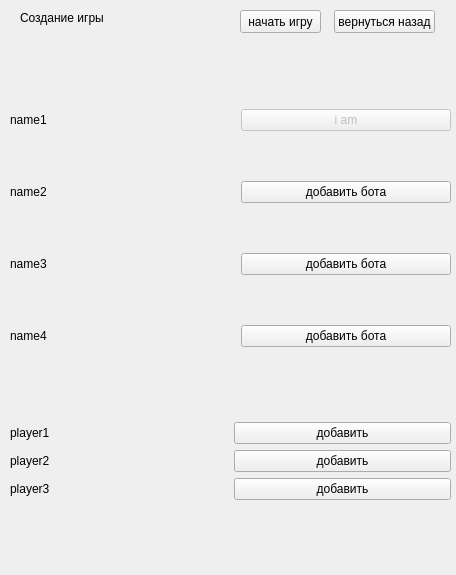
<?xml version="1.0" encoding="UTF-8"?>
<ui version="4.0">
 <class>Form</class>
 <widget class="QWidget" name="Form">
  <property name="geometry">
   <rect>
    <x>0</x>
    <y>0</y>
    <width>456</width>
    <height>575</height>
   </rect>
  </property>
  <property name="windowTitle">
   <string>Form</string>
  </property>
  <widget class="QWidget" name="gridLayoutWidget">
   <property name="geometry">
    <rect>
     <x>10</x>
     <y>40</y>
     <width>441</width>
     <height>531</height>
    </rect>
   </property>
   <layout class="QGridLayout" name="gridLayout">
    <item row="0" column="1">
     <layout class="QGridLayout" name="gridLayout_3">
      <property name="horizontalSpacing">
       <number>20</number>
      </property>
      <property name="verticalSpacing">
       <number>50</number>
      </property>
      <item row="0" column="1">
       <widget class="QPushButton" name="pushButton_3">
        <property name="enabled">
         <bool>false</bool>
        </property>
        <property name="text">
         <string>i am</string>
        </property>
       </widget>
      </item>
      <item row="1" column="0">
       <widget class="QLabel" name="label_2">
        <property name="text">
         <string>name2</string>
        </property>
       </widget>
      </item>
      <item row="0" column="0">
       <widget class="QLabel" name="label_3">
        <property name="mouseTracking">
         <bool>false</bool>
        </property>
        <property name="layoutDirection">
         <enum>Qt::LeftToRight</enum>
        </property>
        <property name="text">
         <string>name1</string>
        </property>
       </widget>
      </item>
      <item row="3" column="0">
       <widget class="QLabel" name="label_5">
        <property name="text">
         <string>name4</string>
        </property>
       </widget>
      </item>
      <item row="2" column="0">
       <widget class="QLabel" name="label_4">
        <property name="text">
         <string>name3</string>
        </property>
       </widget>
      </item>
      <item row="1" column="1">
       <widget class="QPushButton" name="pushButton_4">
        <property name="text">
         <string>добавить бота</string>
        </property>
       </widget>
      </item>
      <item row="3" column="1">
       <widget class="QPushButton" name="pushButton_6">
        <property name="text">
         <string>добавить бота</string>
        </property>
       </widget>
      </item>
      <item row="2" column="1">
       <widget class="QPushButton" name="pushButton_5">
        <property name="text">
         <string>добавить бота</string>
        </property>
       </widget>
      </item>
     </layout>
    </item>
    <item row="1" column="1">
     <layout class="QGridLayout" name="gridLayout_5">
      <item row="0" column="0">
       <widget class="QLabel" name="label_7">
        <property name="text">
         <string>player1</string>
        </property>
       </widget>
      </item>
      <item row="1" column="0">
       <widget class="QLabel" name="label_8">
        <property name="text">
         <string>player2</string>
        </property>
       </widget>
      </item>
      <item row="2" column="0">
       <widget class="QLabel" name="label_6">
        <property name="text">
         <string>player3</string>
        </property>
       </widget>
      </item>
      <item row="0" column="1">
       <widget class="QPushButton" name="pushButton_7">
        <property name="text">
         <string>добавить</string>
        </property>
       </widget>
      </item>
      <item row="1" column="1">
       <widget class="QPushButton" name="pushButton_8">
        <property name="text">
         <string>добавить</string>
        </property>
       </widget>
      </item>
      <item row="2" column="1">
       <widget class="QPushButton" name="pushButton_9">
        <property name="text">
         <string>добавить</string>
        </property>
       </widget>
      </item>
     </layout>
    </item>
   </layout>
  </widget>
  <widget class="QLabel" name="label">
   <property name="geometry">
    <rect>
     <x>20</x>
     <y>10</y>
     <width>171</width>
     <height>16</height>
    </rect>
   </property>
   <property name="text">
    <string>Создание игры</string>
   </property>
  </widget>
  <widget class="QPushButton" name="pushButton">
   <property name="geometry">
    <rect>
     <x>240</x>
     <y>10</y>
     <width>81</width>
     <height>23</height>
    </rect>
   </property>
   <property name="text">
    <string>начать игру</string>
   </property>
  </widget>
  <widget class="QPushButton" name="pushButton_2">
   <property name="geometry">
    <rect>
     <x>334</x>
     <y>10</y>
     <width>101</width>
     <height>23</height>
    </rect>
   </property>
   <property name="text">
    <string>вернуться назад</string>
   </property>
  </widget>
 </widget>
 <resources/>
 <connections/>
</ui>
